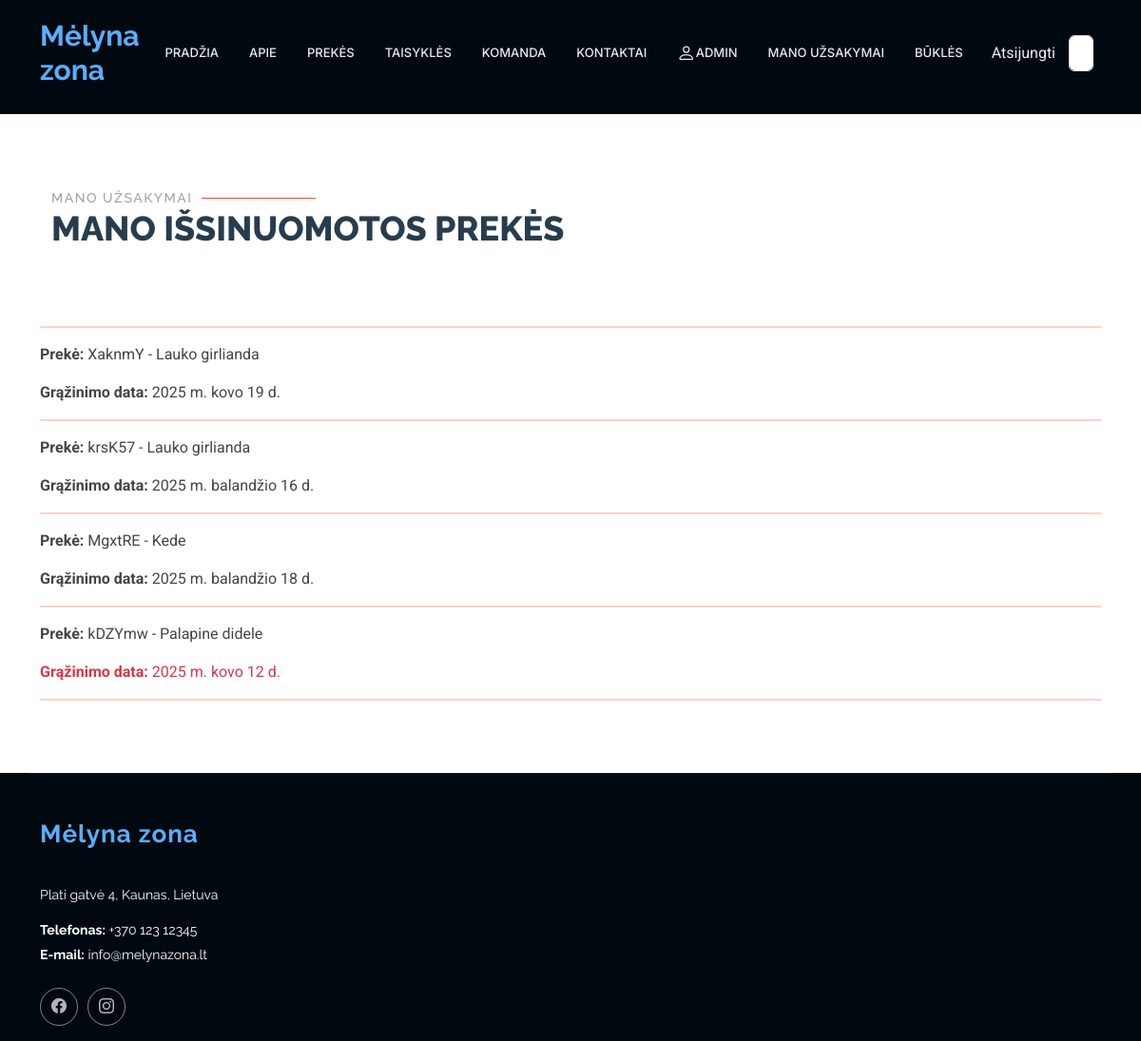
The page /rent/myproducts/ (signed in) on the database as committed earlier.
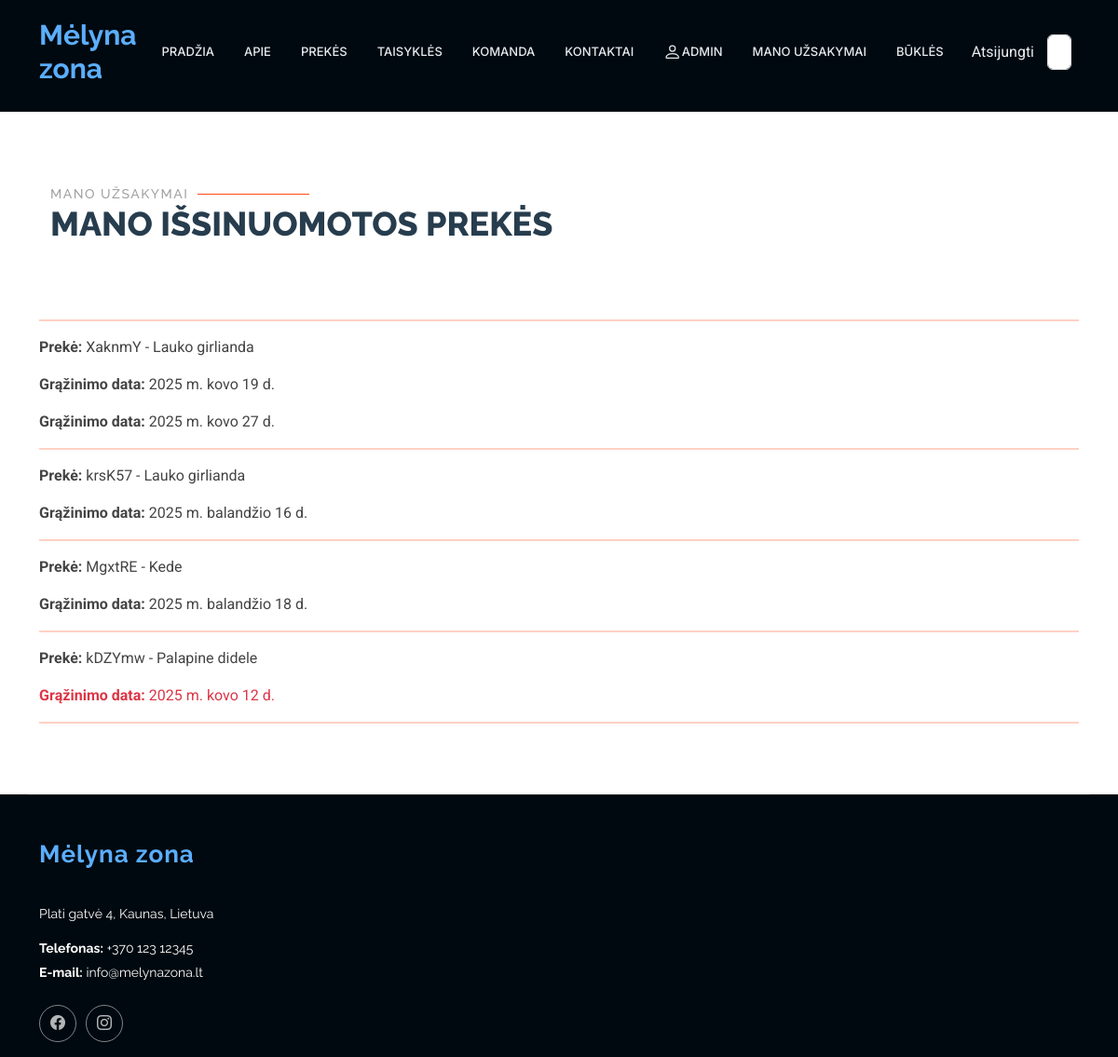
The same page on the database as committed later.
### rent/models.py (models this page shows, shortened)
class Status(models.Model):
    uuid = ShortUUIDField(help_text='Unikalus ID vienodams produktams')
    product = models.ForeignKey(to="Product", null=True, blank=True, on_delete=models.CASCADE, verbose_name="Produktas", related_name="product_status")
    is_available = models.BooleanField(default=True)
    customer = models.ForeignKey(to=User, null=True, blank=True, on_delete=models.SET_NULL, verbose_name="Klientas")
    reservations = models.ForeignKey(to="Reservation", on_delete=models.SET_NULL, null=True, blank=True, related_name="status_reservations")
    LOAN_STATUS = (
        ('n', 'Laikinai neprieinama'),
        ('i', 'Išnuomota'),
        ('g', 'Prekę turime sandėlyje.'),
        ('r', 'Rezervuota'),
    )
    condition = models.CharField(max_length=1, choices=LOAN_STATUS, blank=True, default="a", help_text='Būklė')
    class Meta:
        ordering = ['due_date']
        verbose_name = "Produkto būsena"
        verbose_name_plural = "Produktų būsenos"
        ordering = ['product']

class Product(models.Model):
    name = models.CharField(verbose_name="Pavadinimas", max_length=100)
    description = HTMLField(verbose_name="Aprašymas", max_length=1000, help_text='Trumpas produkto aprašymas', null=True, blank=True, default="")
    inv_no = models.CharField(verbose_name="Invenorizacijos numeris", max_length=100, null=True, blank=True, unique=True,
                              help_text="Veskite invenorizacijos numerį")
    quantity = models.IntegerField(verbose_name="Kiekis", null=True, blank=True, help_text="Kiekis")
    group = models. ForeignKey(to="Group", on_delete=models.SET_NULL, null=True, blank=True, verbose_name="Produktų grupės", help_text="Parinkite kokia grupei priklauso produktas")
    cover = models.ImageField(verbose_name="Paveikslėlis", upload_to='covers', null=True, blank=True)
    class Meta:
        verbose_name = "Prouktas"
        verbose_name_plural = "Produktai"
        ordering = ['inv_no']

class Reservation(models.Model):
    status = models.ForeignKey(Status, on_delete=models.CASCADE, related_name='reservations_status',null=True, blank=True)
    start_date = models.DateField(verbose_name="Nuomos pradžios data", null=True, blank=True)
    end_date = models.DateField(verbose_name="Nuomos pabaigos datas", null=True, blank=True)
    class Meta:
        verbose_name = "Rezervacija"
        verbose_name_plural = "Rezervacijos"
        ordering = ['start_date']
    def is_overdue(self):
        return self.end_date and date.today() > self.end_date

### rent/views.py (the view)
# urls.py: path('myproducts/', views.CustomerProductsListView.as_view(), name='myproducts'),
class CustomerProductsListView(LoginRequiredMixin, generic.ListView):
    model = Status
    template_name = "my_products.html"
    context_object_name = "orders"
    def get_queryset(self):
        return Status.objects.filter(customer=self.request.user)

### rent/templates/my_products.html (shortened to what this page needs)
{% extends "base2.html" %}
{% load i18n %}
{% load static %}
{% block "content" %}
<section id="my_products" class="services section">
    <div class="container" data-aos="fade-up" data-aos-delay="100">
              <div class="container section-title" data-aos="fade-up">
            <h2>Mano užsakymai</h2>
            <p>Mano išsinuomotos prekės<br></p>
        </div>
         <hr style="border: none; height: 2px; background-color: #ff4a17;" />
        {% for order in orders %}
        <p><strong>Prekė:</strong> {{ order.uuid|slice:":6" }} - {{ order.product.name }}</p>
        {% for reservation in order.reservations_status.all %}
        <p class="{% if reservation.is_overdue %}text-danger{% endif %}"><strong>Grąžinimo data:</strong> {{ reservation.end_date }}</p>
        {% endfor %}
        <hr style="border: none; height: 2px; background-color: #ff4a17;" />
        {% endfor %}
    </div>
</section>
{% endblock %}

Rows that differ between the two databases and show on the page:
added Reservation: end_date "2025 m. kovo 27 d.", shown under Status "XaknmY"
